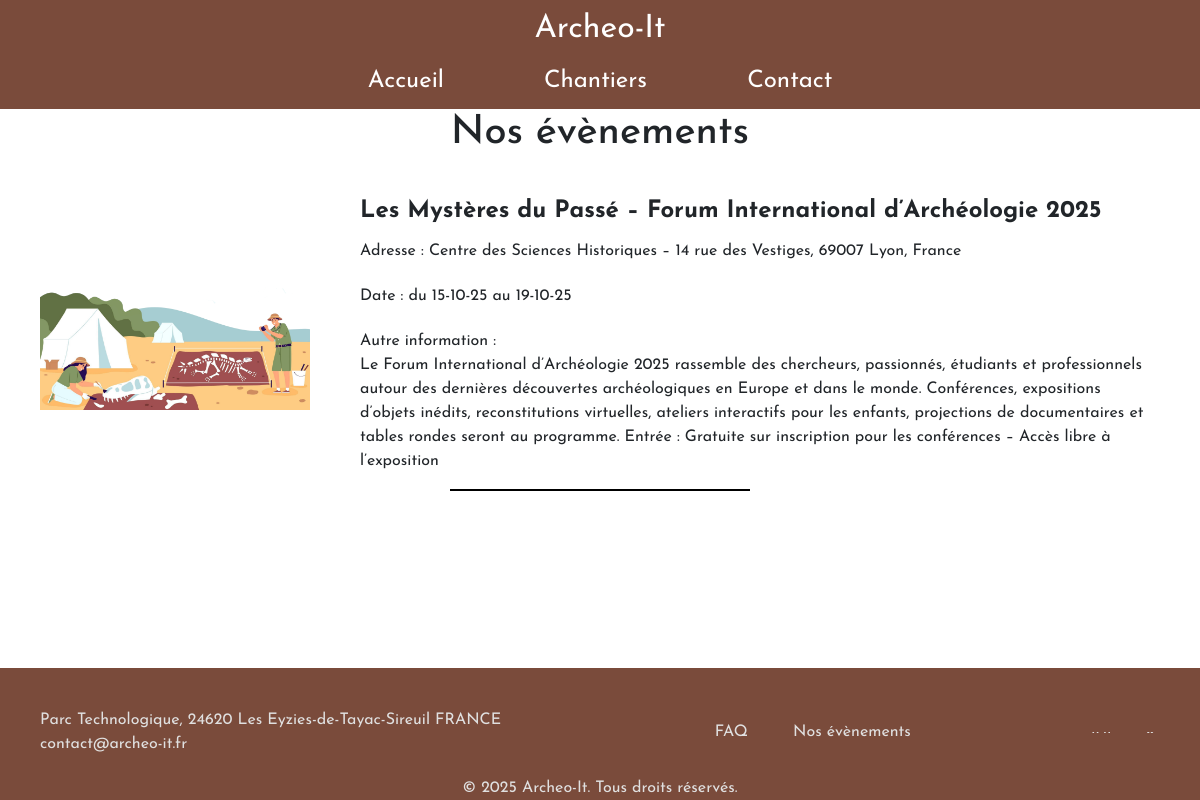
Screenshot of /events.php with the database file from the repository.
### tables this page shows
CREATE TABLE IF NOT EXISTS `agendas` (
  `id` int NOT NULL AUTO_INCREMENT,
  `event_name` varchar(255) NOT NULL,
  `event_location` varchar(255) NOT NULL,
  `start_date` date NOT NULL,
  `end_date` date NOT NULL,
  `information_event` text NOT NULL,
  PRIMARY KEY (`id`)
);

### events.php (the view, shortened to what this page needs)
<?php
$host = 'localhost';
$username = 'admin_archeo-it';
$password = 'Archeo-It2025';
$database = 'archeo_it';
$charset = 'utf8mb4';
$options = [
    PDO::ATTR_ERRMODE => PDO::ERRMODE_EXCEPTION,
    PDO::ATTR_DEFAULT_FETCH_MODE => PDO::FETCH_ASSOC,
    PDO::ATTR_EMULATE_PREPARES => false,
];
$dsn = "mysql:host=$host;dbname=$database;charset=$charset;port=3306";
try {
    $pdo = new PDO($dsn, $username, $password, $options);
} catch (\PDOException $e) {
    throw new \PDOException($e->getMessage(), (int)$e->getCode());
}
$displayEvents = 'SELECT * FROM agendas';
$stmtEvents = $pdo->query($displayEvents);
$displayEvents = $stmtEvents->fetchAll();
?>
<!DOCTYPE html>
<html lang="fr">
<head>
    <?php include 'includes/head.php'; ?>
    <link href="https://cdn.jsdelivr.net/npm/bootstrap@5.3.6/dist/css/bootstrap.min.css" rel="stylesheet">
</head>
<body>
<?php include 'includes/header.php'; ?>
<h1>Nos évènements </h1>
<?php foreach ($displayEvents as $displayEvent) : ?>
<section id="event-display">
    <div id="illustration">
        <img src="assets/image/illustration_events.png" alt="Illustration fouille archéologique">
    </div>
    <div id="information-event">
        <h2><?= $displayEvent['event_name']?></h2>
        <p>Adresse : <?= $displayEvent['event_location']?></p>
        <p>Date : du <?= date("d-m-y", strtotime($displayEvent['start_date']))?> au <?=date("d-m-y", strtotime($displayEvent['end_date']))?></p>
        <p>Autre information : <br><?= $displayEvent['information_event']?></p>
    </div>
</section>
    <div id="line"></div>
<?php endforeach; ?>
<?php include 'includes/footer.php'; ?>
</body>
</html>

### assets/css/style.css (style rules this page uses)
:root { --font-primary: "Josefin Sans"; }
* { margin: 0; font-family: "Josefin Sans"; overflow-x: hidden; }
body { font-family: var(--font-primary); overflow-x: hidden; }

### assets/css/article.css (style rules this page uses)
#article span,h1,div { text-align: left; }

### assets/css/add_event.css (style rules this page uses)
h1 { text-align: center; font-size: xx-large; font-weight: 500; color: black; }
#line { display: flex; justify-content: center; align-items: center; border: 1px solid black; width: 300px; margin: auto; }
#event-display { display: flex; flex-direction: row; column-gap: 50px; }
#illustration img { object-fit: contain; width: 270px; height: 270px; }
#information-event { display: flex; flex-direction: column; gap: 5px; width: 100vh; }
#information-event h2 { font-size: x-large; font-weight: bold; }

### assets/css/connection.css (style rules this page uses)
section { display: flex; flex-direction: column; justify-content: center; align-items: center; margin-top: 40px; }

### rows the page displays
agendas: event_name "Les Mystères du Passé – Forum International d’Archéologie 2025", event_location "Centre des Sciences Historiques – 14 rue des Vestiges, 69007 Lyon, France", start_date "15-10-25", end_date "19-10-25", information_event "Le Forum International d’Archéologie 2025 rassemble des chercheurs, passionnés, étudiants et professionnels autour des dernières découvertes archéologiques en Europe et dans le monde. Conférences, expositions d’objets inédits, reconstitutions virtuelles, ateliers interactifs pour les enfants, projections de documentaires et tables rondes seront au programme. Entrée : Gratuite sur inscription pour les conférences – Accès libre à l’exposition"
